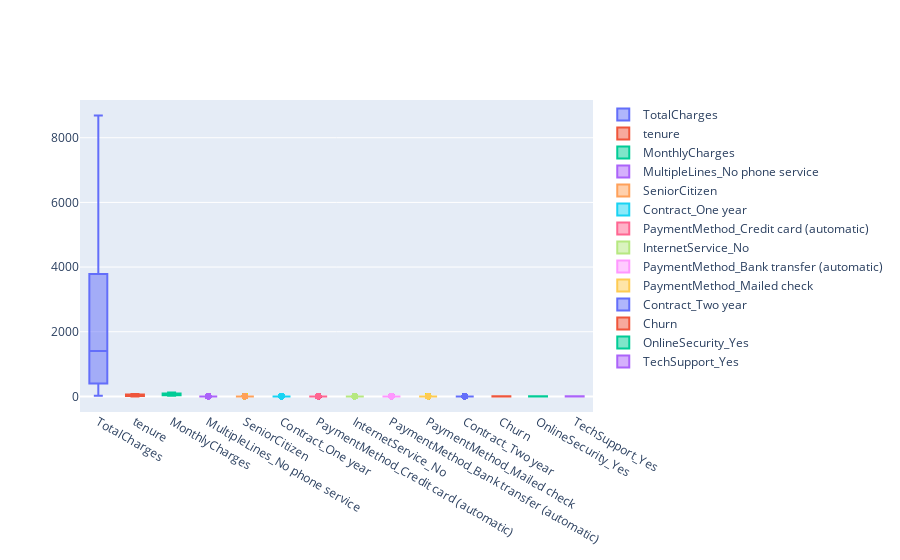

Here is the notebook cell this chart was saved with:
### Code cell
data = trace
plotly.offline.iplot(data)

### Figure 1 — Plotly figure (JSON) as saved in the notebook; plotly's stock layout.template omitted (floating-point values rounded to 4 significant figures; data arrays with more than 128 entries replaced by an {"elided": "..."} marker saying what was removed)
{"data": [{"name": "TotalCharges", "type": "box", "y": {"elided": "7043 float values"}}, {"name": "tenure", "type": "box", "y": {"elided": "7043 int values"}}, {"name": "MonthlyCharges", "type": "box", "y": {"elided": "7043 float values"}}, {"name": "MultipleLines_No phone service", "type": "box", "y": {"elided": "7043 int values"}}, {"name": "SeniorCitizen", "type": "box", "y": {"elided": "7043 int values"}}, {"name": "Contract_One year", "type": "box", "y": {"elided": "7043 int values"}}, {"name": "PaymentMethod_Credit card (automatic)", "type": "box", "y": {"elided": "7043 int values"}}, {"name": "InternetService_No", "type": "box", "y": {"elided": "7043 int values"}}, {"name": "PaymentMethod_Bank transfer (automatic)", "type": "box", "y": {"elided": "7043 int values"}}, {"name": "PaymentMethod_Mailed check", "type": "box", "y": {"elided": "7043 int values"}}, {"name": "Contract_Two year", "type": "box", "y": {"elided": "7043 int values"}}, {"name": "Churn", "type": "box", "y": {"elided": "7043 int values"}}, {"name": "OnlineSecurity_Yes", "type": "box", "y": {"elided": "7043 int values"}}, {"name": "TechSupport_Yes", "type": "box", "y": {"elided": "7043 int values"}}], "layout": {"autosize": true, "xaxis": {"autorange": true, "range": [-0.5, 13.5], "type": "category"}, "yaxis": {"autorange": true, "range": [-482.5, 9167.0], "type": "linear"}}}
